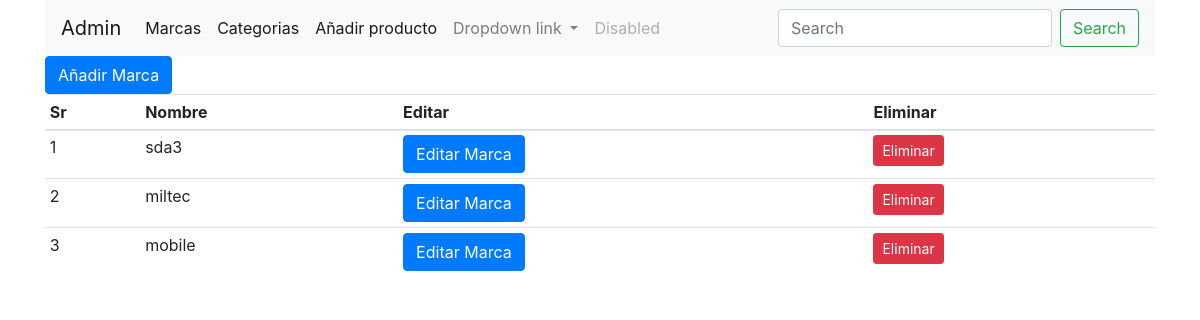
Before: /brands (signed in) with the older database file.
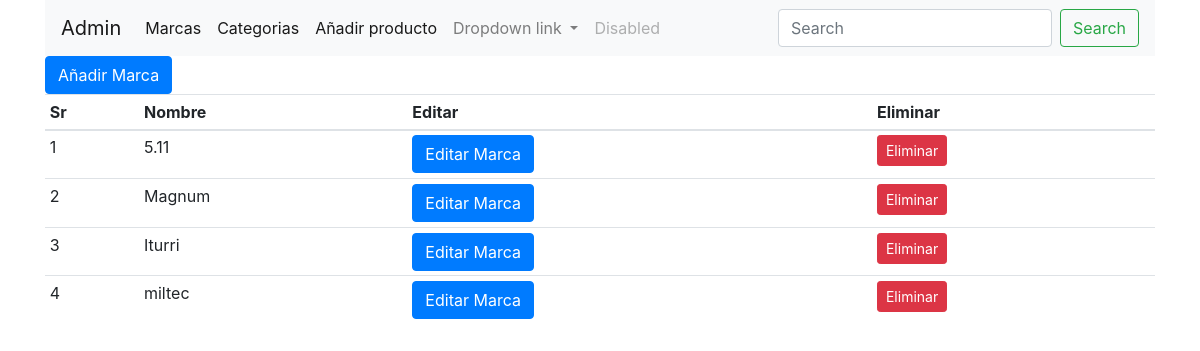
After: the same page with the newer database file.
### shop/products/models.py (models this page shows)
class Brand(db.Model):
    id = db.Column(db.Integer, primary_key=True)
    name = db.Column(db.String, nullable=False, unique=True)

### shop/admin/routes.py (the view)
@app.route('/brands', methods=['GET', 'POST'])  # Administrador.
def brands():
    if 'email' not in session:
        flash(f'Inicie sesion antes, por favor', 'danger')
        return redirect(url_for('login'))
    if request.method == "POST":
        getbrand = request.form.get('brand')
        brand = Brand(name=getbrand)
        db.session.add(brand)
        flash(f'The Brand {getbrand} was added to your database', 'success')
        db.session.commit()
        return redirect(url_for('brands'))
    elif request.method == 'GET':
        brands = Brand.query.order_by(Brand.id.desc()).all()
        return render_template('admin/brand.html', title="Brand page", brands=brands)

### shop/templates/admin/brand.html (shortened to what this page needs)
{% extends 'layout.html' %}
{% block content %}
{% include '_messages.html' %}
{% include '/admin/navbar.html' %}
<div class="container">
    <button type="button" class="btn btn-primary" data-toggle="modal" data-target="#addbrandmodal">
    Añadir Marca
    </button>
    <table class="table table-sm table-condensed table-hover">
     <thead><tr>
         <th>Sr</th>
         <th>Nombre</th>
         <th>Editar</th>
         <th>Eliminar</th>
         </tr>
     </thead>
             <tbody>
                {% for brand in brands %}
             <tr>
                 <td>{{loop.index}}</td>
                 <td>{{brand.name}}</td>
                 <td>
                    <button type="button" class="btn btn-primary" data-toggle="modal" data-target="#updatebrandmodal">Editar Marca</button>
                 </td>
                 <td>
                     <button onclick="deleteRequest('/brands/{{brand.id}}')" type="button" class="btn btn-danger btn-sm">Eliminar</button>
                 </td>
                {% endfor %}
             </tbody>
        </table>
</div>
        {% include '/products/addbrand.html' %}
{% endblock content %}

Changed rows visible on the page:
removed Brand: name "sda3"
removed Brand: name "mobile"
added Brand: name "5.11"
added Brand: name "Magnum"
added Brand: name "Iturri"
